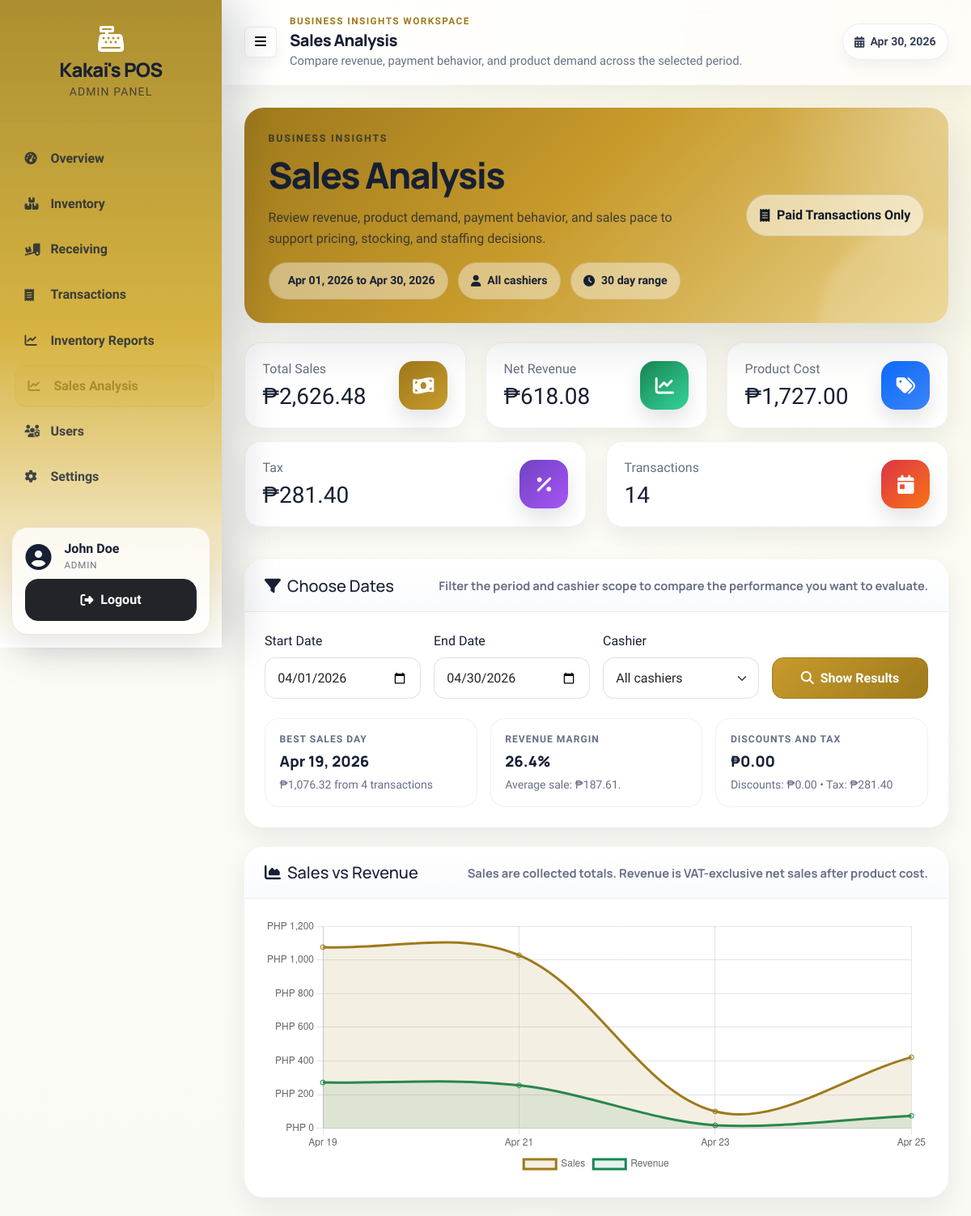
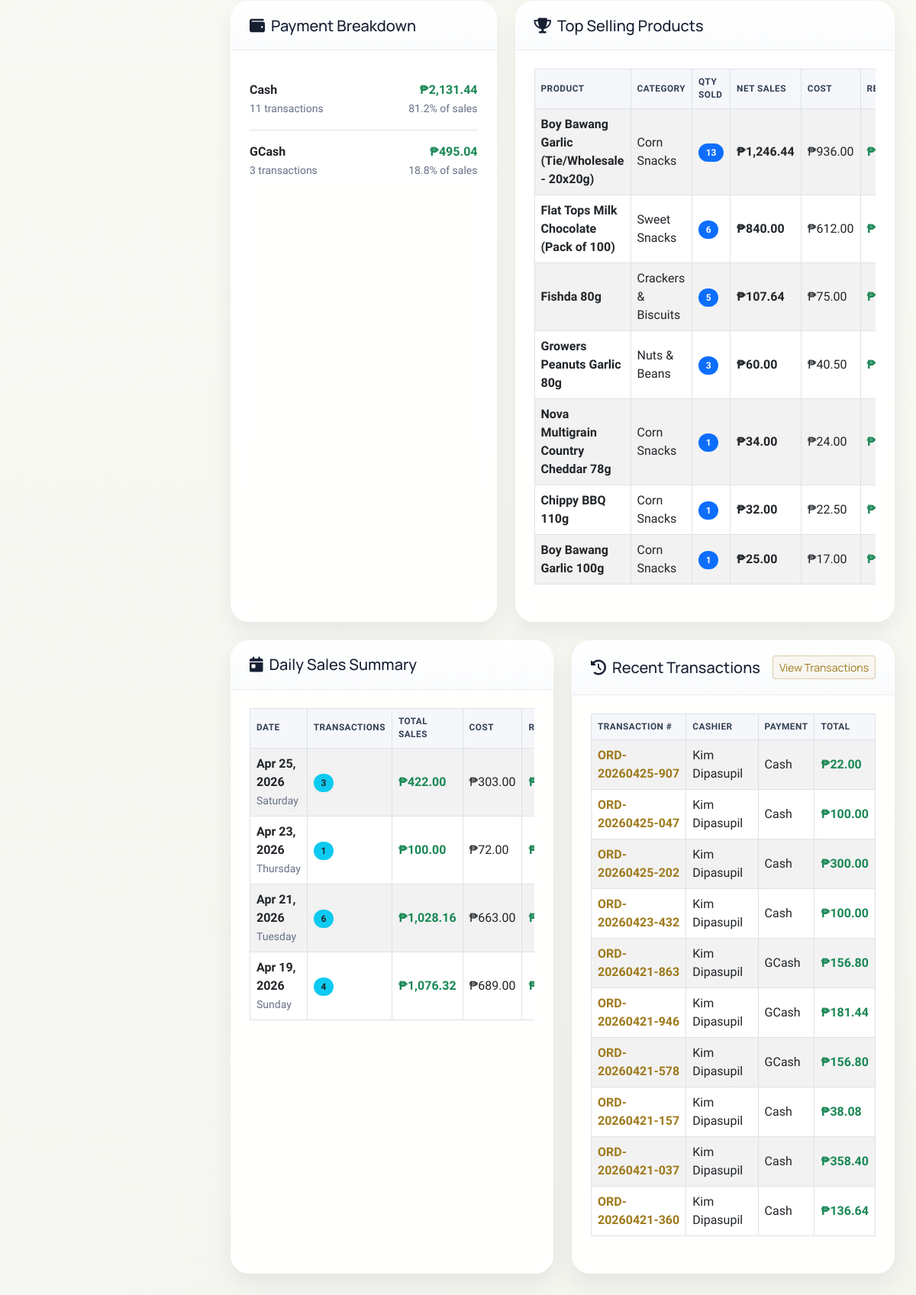
The app's page /sales_analysis.php (signed in) with its own data (2 pictures, top to bottom).
### tables this page shows
CREATE TABLE IF NOT EXISTS `orders` (
  `id` int NOT NULL AUTO_INCREMENT,
  `order_number` varchar(20) NOT NULL,
  `user_id` int NOT NULL,
  `total_amount` decimal(10,2) NOT NULL,
  `subtotal` decimal(10,2) DEFAULT '0.00',
  `discount_percent` decimal(5,2) DEFAULT '0.00',
  `discount_amount` decimal(10,2) DEFAULT '0.00',
  `tax_amount` decimal(10,2) DEFAULT '0.00',
  `payment_method` varchar(50) DEFAULT 'cash',
  `amount_received` decimal(10,2) DEFAULT '0.00',
  `status` enum('pending','completed','cancelled','refunded') DEFAULT 'pending',
  `created_at` timestamp NULL DEFAULT CURRENT_TIMESTAMP,
  PRIMARY KEY (`id`),
  UNIQUE KEY `order_number` (`order_number`),
  KEY `user_id` (`user_id`),
  CONSTRAINT `orders_ibfk_1` FOREIGN KEY (`user_id`) REFERENCES `users` (`id`)
);

CREATE TABLE IF NOT EXISTS `users` (
  `id` int NOT NULL AUTO_INCREMENT,
  `username` varchar(50) NOT NULL,
  `email` varchar(100) NOT NULL,
  `password` varchar(255) NOT NULL,
  `role` enum('admin','staff','cashier') NOT NULL DEFAULT 'staff',
  `first_name` varchar(50) NOT NULL,
  `last_name` varchar(50) NOT NULL,
  `status` enum('active','inactive') DEFAULT 'active',
  `created_at` timestamp NULL DEFAULT CURRENT_TIMESTAMP,
  `updated_at` timestamp NULL DEFAULT CURRENT_TIMESTAMP ON UPDATE CURRENT_TIMESTAMP,
  PRIMARY KEY (`id`),
  UNIQUE KEY `username` (`username`),
  UNIQUE KEY `email` (`email`)
);

### public/sales_analysis.php (the view, shortened to what the rows shown need)
<?php
require_once __DIR__ . '/../app/config.php';
$db = Database::getInstance()->getConnection();
$defaultFrom = date('Y-m-01');
$defaultTo = date('Y-m-d');
$startDate = $_GET['start_date'] ?? $defaultFrom;
$endDate = $_GET['end_date'] ?? $defaultTo;
$cashierFilterSql = '';
$cashierParams = [];
$orderNetSalesExpr = "COALESCE(NULLIF(o.subtotal, 0), o.total_amount - COALESCE(o.tax_amount, 0), o.total_amount)";
$lineNetSalesExpr = "CASE WHEN ot.order_item_total > 0 THEN (oi.total_price / ot.order_item_total) * {$orderNetSalesExpr} ELSE 0 END";
$lineCostExpr = "oi.quantity * COALESCE(oi.cost_price_at_sale, p.cost_price, 0)";
$dailySalesSql = "
    SELECT
        order_days.sale_date,
        order_days.total_transactions,
        order_days.total_sales,
        COALESCE(item_days.product_cost, 0) AS product_cost,
        COALESCE(item_days.net_revenue, 0) AS net_revenue
    FROM (
        SELECT
            DATE(o.created_at) AS sale_date,
            COUNT(*) AS total_transactions,
            SUM(o.total_amount) AS total_sales
        FROM orders o
        WHERE o.status = 'completed'
          AND DATE(o.created_at) BETWEEN ? AND ?
          {$cashierFilterSql}
        GROUP BY DATE(o.created_at)
    ) order_days
    LEFT JOIN (
        SELECT
            DATE(o.created_at) AS sale_date,
            SUM({$lineCostExpr}) AS product_cost,
            SUM({$lineNetSalesExpr} - {$lineCostExpr}) AS net_revenue
        FROM order_items oi
        INNER JOIN orders o ON o.id = oi.order_id
        INNER JOIN products p ON p.id = oi.product_id
        INNER JOIN (
            SELECT order_id, SUM(total_price) AS order_item_total
            FROM order_items
            GROUP BY order_id
        ) ot ON ot.order_id = o.id
        WHERE o.status = 'completed'
          AND DATE(o.created_at) BETWEEN ? AND ?
          {$cashierFilterSql}
        GROUP BY DATE(o.created_at)
    ) item_days ON item_days.sale_date = order_days.sale_date
    ORDER BY order_days.sale_date DESC
";
$dailySalesStmt = $db->prepare($dailySalesSql);
$dailySalesStmt->execute(array_merge([$startDate, $endDate], $cashierParams, [$startDate, $endDate], $cashierParams));
$dailySales = $dailySalesStmt->fetchAll(PDO::FETCH_ASSOC);
$recentTransactionsSql = "
    SELECT
        o.id,
        o.order_number,
        o.created_at,
        o.total_amount,
        o.payment_method,
        u.first_name,
        u.last_name,
        u.username
    FROM orders o
    LEFT JOIN users u ON u.id = o.user_id
    WHERE o.status = 'completed'
      AND DATE(o.created_at) BETWEEN ? AND ?
      {$cashierFilterSql}
    ORDER BY o.created_at DESC
    LIMIT 10
";
$recentTransactionsStmt = $db->prepare($recentTransactionsSql);
$recentTransactionsStmt->execute(array_merge([$startDate, $endDate], $cashierParams));
$recentTransactions = $recentTransactionsStmt->fetchAll(PDO::FETCH_ASSOC);
$formatPaymentMethod = static function ($method) {
    $method = strtolower((string) $method);
    if ($method === 'gcash') {
        return 'GCash';
    }
    if ($method === 'maya') {
        return 'Maya';
    }
    return ucfirst($method ?: 'Cash');
};
?>
<div class="panel-hero sales-report-hero mb-4">
    <div class="row align-items-center g-4">
        <div class="col-lg-8">
            <h2 class="hero-title">Sales Analysis</h2>
        </div>
    </div>
</div>
<div class="row">
    <div class="col-xl-7 mb-4">
        <div class="content-card h-100">
            <div class="card-body">
                <div class="table-responsive">
                    <table class="table table-striped table-hover table-bordered align-middle mb-0">
                        <thead>
                            <tr>
                                <th>Product</th>
                                <th>Category</th>
                                <th>Qty Sold</th>
                                <th>Net Sales</th>
                                <th>Cost</th>
                                <th>Revenue</th>
                            </tr>
                        </thead>
                    </table>
                </div>
            </div>
        </div>
    </div>
</div>
<div class="row">
    <div class="col-xl-6 mb-4">
        <div class="content-card h-100">
            <div class="card-body">
                <div class="table-responsive">
                    <table class="table table-striped table-hover table-bordered align-middle mb-0">
                        <thead>
                            <tr>
                                <th>Date</th>
                                <th>Transactions</th>
                                <th>Total Sales</th>
                                <th>Cost</th>
                                <th>Revenue</th>
                            </tr>
                        </thead>
                    </table>
                </div>
            </div>
        </div>
    </div>
    <div class="col-xl-6 mb-4">
        <div class="content-card h-100">
            <div class="card-body">
                <div class="table-responsive">
                    <table class="table table-striped table-hover table-bordered align-middle mb-0">
                        <thead>
                            <tr>
                                <th>Transaction #</th>
                                <th>Cashier</th>
                                <th>Payment</th>
                                <th>Total</th>
                            </tr>
                        </thead>
                        <tbody>
                            <?php if (empty($recentTransactions)): ?>
                                <tr>
                                    <td colspan="4" class="text-center text-muted py-5">
                                        <i class="fas fa-inbox fa-2x mb-3 d-block opacity-50"></i>
                                        No recent transactions found for these dates.
                                    </td>
                                </tr>
                            <?php else: ?>
                                <?php foreach ($recentTransactions as $transaction): ?>
                                    <?php $cashierName = trim(($transaction['first_name'] ?? '') . ' ' . ($transaction['last_name'] ?? '')); ?>
                                    <tr>
                                        <td class="fw-semibold text-brand"><?php echo htmlspecialchars($transaction['order_number'] ?: ('TXN-' . $transaction['id'])); ?></td>
                                        <td><?php echo htmlspecialchars($cashierName !== '' ? $cashierName : ($transaction['username'] ?? 'Cashier')); ?></td>
                                        <td><?php echo htmlspecialchars($formatPaymentMethod($transaction['payment_method'])); ?></td>
                                        <td class="fw-semibold text-success"><?php echo formatCurrency((float) $transaction['total_amount']); ?></td>
                                    </tr>
                                <?php endforeach; ?>
                            <?php endif; ?>
                        </tbody>
                    </table>
                </div>
            </div>
        </div>
    </div>
</div>
<?php
$chartRows = array_reverse($dailySales);
$chartLabels = array_map(static function ($day) {
    return date('M d', strtotime($day['sale_date']));
}, $chartRows);
$chartSales = array_map(static function ($day) {
    return round((float) ($day['total_sales'] ?? 0), 2);
}, $chartRows);
$chartRevenue = array_map(static function ($day) {
    return round((float) ($day['net_revenue'] ?? 0), 2);
}, $chartRows);
?>
<script>
document.addEventListener('DOMContentLoaded', function () {
    const canvas = document.getElementById('salesRevenueChart');
    if (!canvas || typeof Chart === 'undefined') {
        return;
    }
    new Chart(canvas, {
        type: 'line',
        data: {
            labels: <?php echo json_encode($chartLabels); ?>,
            datasets: [
                {
                    label: 'Sales',
                    data: <?php echo json_encode($chartSales); ?>,
                    borderColor: '#9f7a1c',
                    backgroundColor: 'rgba(159, 122, 28, 0.12)',
                    tension: 0.35,
                    fill: true
                },
                {
                    label: 'Revenue',
                    data: <?php echo json_encode($chartRevenue); ?>,
                    borderColor: '#198754',
                    backgroundColor: 'rgba(25, 135, 84, 0.1)',
                    tension: 0.35,
                    fill: true
                }
            ]
        },
        options: {
            responsive: true,
            maintainAspectRatio: false,
            plugins: {
                legend: { position: 'bottom' }
            },
            scales: {
                y: {
                    beginAtZero: true,
                    ticks: {
                        callback: function (value) {
                            return 'PHP ' + Number(value).toLocaleString();
                        }
                    }
                }
            }
        }
    });
});
</script>
<?php
include __DIR__ . '/../app/views/layout.php';
?>

### records on screen
orders: order_number "ORD-20260425-907", user.last_name "Kim Dipasupil", payment_method "Cash", total_amount "₱22.00"
orders: order_number "ORD-20260425-047", user.last_name "Kim Dipasupil", payment_method "Cash", total_amount "₱100.00"
orders: order_number "ORD-20260425-202", user.last_name "Kim Dipasupil", payment_method "Cash", total_amount "₱300.00"
orders: order_number "ORD-20260423-432", user.last_name "Kim Dipasupil", payment_method "Cash", total_amount "₱100.00"
orders: order_number "ORD-20260421-863", user.last_name "Kim Dipasupil", payment_method "GCash", total_amount "₱156.80"
orders: order_number "ORD-20260421-946", user.last_name "Kim Dipasupil", payment_method "GCash", total_amount "₱181.44"
orders: order_number "ORD-20260421-578", user.last_name "Kim Dipasupil", payment_method "GCash", total_amount "₱156.80"
orders: order_number "ORD-20260421-157", user.last_name "Kim Dipasupil", payment_method "Cash", total_amount "₱38.08"
orders: order_number "ORD-20260421-037", user.last_name "Kim Dipasupil", payment_method "Cash", total_amount "₱358.40"
orders: order_number "ORD-20260421-360", user.last_name "Kim Dipasupil", payment_method "Cash", total_amount "₱136.64"

### other values on screen
$roleLabel "ADMIN"
$displayName "John Doe"
$pageName "Sales Analysis"
$pageSubtitle "Compare revenue, payment behavior, and product demand across the selected period."
$selectedCashierLabel "All cashiers"
$dateSpanDays "30"
formatCurrency($totalSales) "₱2,626.48"
formatCurrency($netRevenue) "₱618.08"
formatCurrency($productCost) "₱1,727.00"
formatCurrency($totalTax) "₱281.40"
$totalTransactions "14"
date('M d, Y', strtotime($bestDay['sale_date'])) "Apr 19, 2026"
formatCurrency((float) $bestDay['total_sales']) "₱1,076.32"
$bestDay['total_transactions'] "4"
$netRevenueMargin "26.4"
